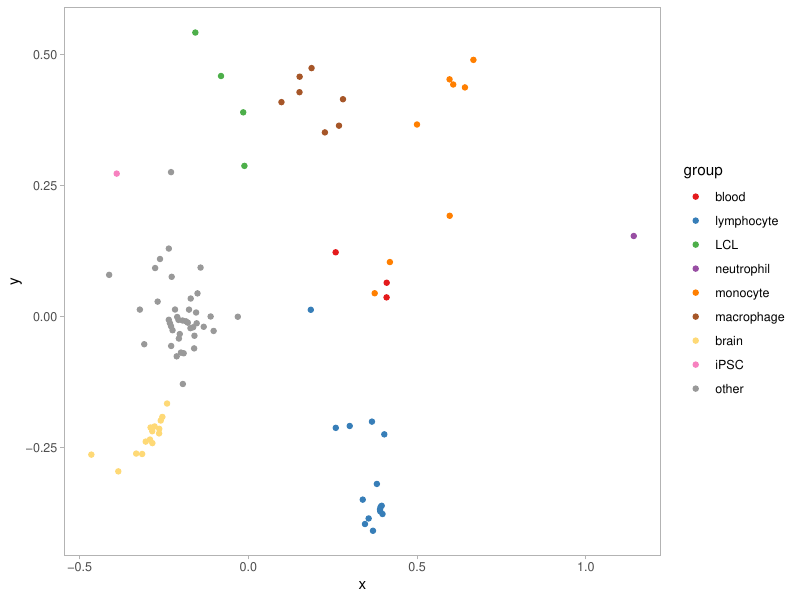

R code for this plot:
library(tidyverse)
library(ggplot2)

sharing = read_tsv("mash_sharing.tsv")
sharing_matrix = as.matrix(sharing %>% select(-dataset))
rownames(sharing_matrix) = colnames(sharing_matrix)
fit <- MASS::isoMDS(1-sharing_matrix, k=2)

ontology_map = readr::read_tsv("../../../ontology_mappings/tissue_ontology_mapping.tsv")
friendly_names = readr::read_tsv("../../../ontology_mappings/friendly_names.tsv") %>%
  dplyr::select(ontology_term, ontology_tissue)
ontology_map$study[c(1,2,3)] = c("BLUEPRINT_SE", "BLUEPRINT_SE", "BLUEPRINT_PE")
ontology_map <- ontology_map %>% dplyr::mutate(study_qtlgroup = paste0(study, ".", qtl_group)) %>%
  dplyr::left_join(friendly_names) %>%
  dplyr::mutate(sample_class = ifelse(ontology_tissue %like% "brain", "brain", "other")) %>%
  dplyr::mutate(sample_class = ifelse(ontology_tissue %like% "LCL", "LCL", sample_class)) %>%
  dplyr::mutate(sample_class = ifelse(ontology_tissue %like% "monocyte", "monocyte", sample_class)) %>%
  dplyr::mutate(sample_class = ifelse(ontology_tissue %like% "macrophage", "macrophage", sample_class)) %>%
  dplyr::mutate(sample_class = ifelse(ontology_tissue %like% "blood", "blood", sample_class)) %>%
  dplyr::mutate(sample_class = ifelse(ontology_tissue %like% "neutrophil", "neutrophil", sample_class)) %>%
  dplyr::mutate(sample_class = ifelse(ontology_term %in% c("CL_0000236","CL_0002677","CL_0002678","CL_0000624","CL_0000625","CL_0000623","CL_0000899","CL_0000546","CL_0000545","CL_0000899","CL_0002038","CL_0000084"), "lymphocyte", sample_class)) %>%
  dplyr::mutate(sample_class = ifelse(ontology_tissue %like% "iPSC", "iPSC", sample_class))

fct_levels = c("blood","lymphocyte","LCL","neutrophil","monocyte","macrophage","brain","iPSC","other")
ontology_map = dplyr::mutate(ontology_map, tissue_fct = factor(sample_class, levels = fct_levels))
ontology_map = ontology_map %>% dplyr::mutate(heatmap_label = paste(study, ontology_tissue, sep=" "))
ontology_map = ontology_map %>% dplyr::filter(study_qtlgroup %in% rownames(sharing_matrix))

plot_coords = function(coords){
  coords = tibble(x = coords$points[,1], y=coords$points[,2], study_qtlgroup=rownames(coords$points))
  coords = left_join(coords, ontology_map[c("study_qtlgroup", "tissue_fct")])
  coords
  plt = ggplot2::ggplot(coords, aes(x, y, colour=tissue_fct, grp=study_qtlgroup)) +
    ggplot2::geom_point() +
    scale_colour_manual(name = "group",
                        values=c("#e41a1c","#377eb8","#4daf4a","#984ea3","#ff7f00","#a65628","#fed976","#f781bf","#999999"))  +
    theme_light() + 
    theme(panel.grid = element_blank())
  return(plt)
}

plt = plot_coords(fit)
ggsave("mash_mds.pdf", plt, width = 8, height = 6)
